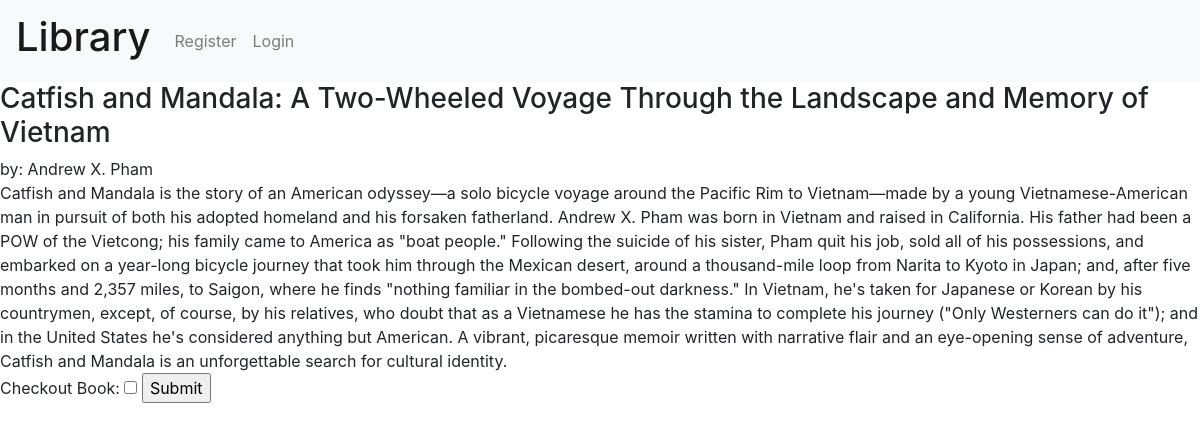
The app's page /bookdetails/17 with its own data.
### lib_app/models.py (models this page shows, shortened)
class Book(models.Model):
    author = models.CharField(max_length = 200)
    title = models.CharField(max_length = 200)
    desp = models.TextField(max_length = 2000, blank=True)
    class Meta:
        ordering = ['title']

### lib_app/views.py (the view)
# urls.py: path('bookdetails/<int:id>', views.book_details, name="book_details"),
def book_details (request,id):
    desp = Book.objects.get(pk=id)
    context = {
        'desp':desp,
    }
    return render(request, "lib_app/book_details.html", context=context)

### templates/lib_app/book_details.html (shortened to what this page needs)
{% extends 'base.html' %}
{% block content %}
<h3> {{ desp.title }} </h3>
by: {{ desp.author }} <br>
{{ desp.desp }}
<form action= "{% url 'checked_out' desp.id %}" method="POST">
    Checkout Book: <input type="checkbox" name="checked_out"/>
    <input type="submit" value="Submit"/>
</form>
{% endblock %}

### records on screen
Book: title "Catfish and Mandala: A Two-Wheeled Voyage Through the Landscape and Memory of Vietnam", author "Andrew X. Pham", desp "Catfish and Mandala is the story of an American odyssey—a solo bicycle voyage around the Pacific Rim to Vietnam—made by a young Vietnamese-American man in pursuit of both his adopted homeland and his forsaken fatherland. Andrew X. Pham was born in Vietnam and raised in California. His father had been a POW of the Vietcong; his family came to America as \"boat people.\" Following the suicide of his sister, Pham quit his job, sold all of his possessions, and embarked on a year-long bicycle journey that took him through the Mexican desert, around a thousand-mile loop from Narita to Kyoto in Japan; and, after five months and 2,357 miles, to Saigon, where he finds \"nothing familiar in the…"
